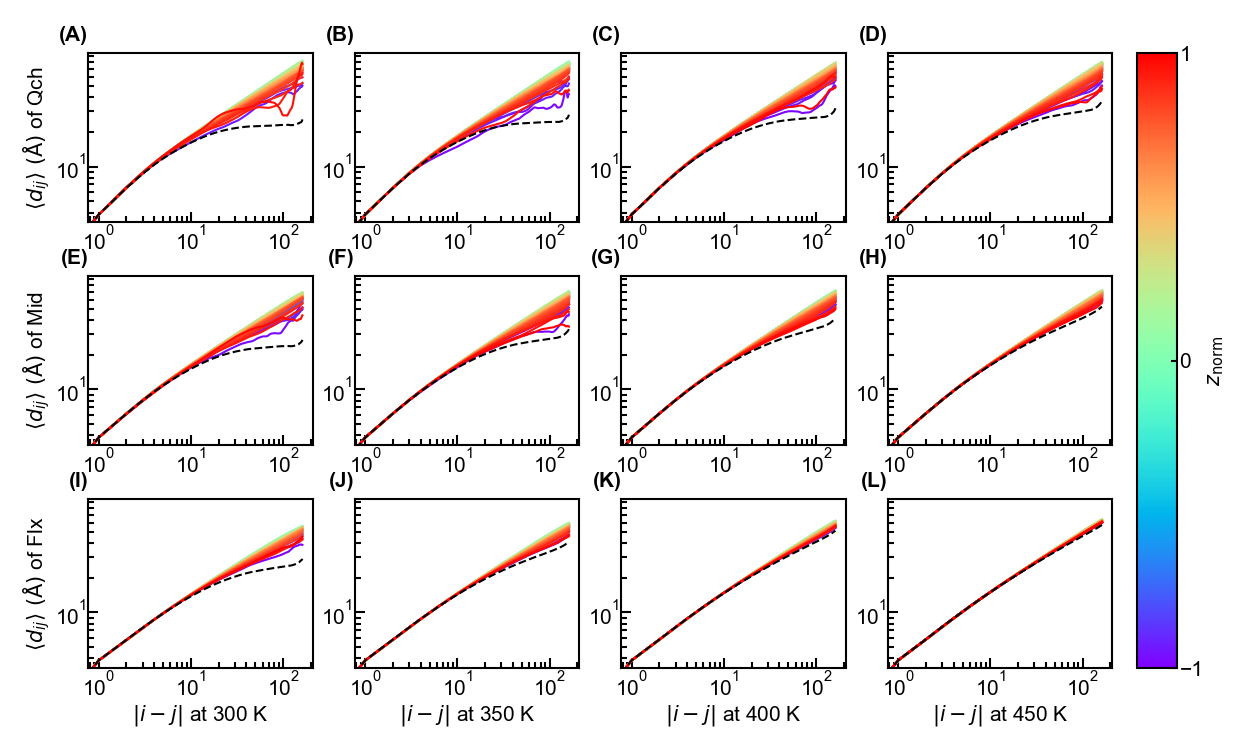

Recreate this plot in Python.
"""Import Modules"""
import numpy as np
from scipy.optimize import curve_fit
import random
import matplotlib.pyplot as plt
import matplotlib.cm as cm
from matplotlib.colors import LinearSegmentedColormap,ListedColormap
import matplotlib.ticker as ticker
from mpl_toolkits.axes_grid1 import make_axes_locatable
from matplotlib.pyplot import MultipleLocator
from matplotlib.collections import LineCollection
from matplotlib import colors
from matplotlib.ticker import LogLocator,LogFormatter,AutoMinorLocator
import sys
sys.path.append('D:\\Work\\Code\\Functions')
sys.path.append('/hpc2hdd/home/cfeng593/opt/mypylib')
sys.path.append('/hpc2hdd/home/chu-amat/cbfengphy/functions')
from pyw import pyw

"""Set Arguments"""
dir1='../../dst/dst'
dir2='../../../max_entr/dist/dist_heat'
file='../../dist/proc.npz'
figname='dist'
mdls=['1.55sgm_1.0sgm','1.5sgm_0.82sgm','1.37sgm_0.6sgm']
Mdls=['Qch','Mid','Flx']
nmd=len(mdls)
Ts=[300.0,350.0,400.0,450.0]
nT=len(Ts)
nfr=10000
nch=100
nat=163

"""Read Data"""
z1=np.zeros((nmd,nT))
z2=np.zeros((nmd,nT))
d=np.zeros((nmd,nT))
for i in range(nmd):
    for j in range(nT):
        z1[i,j],z2[i,j],d[i,j]=pyw(f'{dir1}/{mdls[i]}_{Ts[j]}.pyw','Position')[:3,0]

d10_mean=np.zeros((nmd,nT,nat))
for i in range(nmd):
    for j in range(nT):
        d10_mean[i,j]=np.load(f'{dir2}/{mdls[i]}_{Ts[j]}.npz')['d1_mean']

q=np.load(file)
z=q['z']
pz=q['pz']
d1_mean=q['d1_mean']
nhiz=len(z)
z_norm=z[np.newaxis,np.newaxis]/((z2-z1)/2+d)[:,:,np.newaxis]

d1edge_mean=np.zeros((nmd,nT,nat,3))
for i in range(nmd):
    for j in range(nT):
        idxz=[[],[],[]]
        idxz[0]+=[round(nhiz/2)-1,round(nhiz/2)]
        for k in range(nhiz):
            if z1[i,j]+d[i,j]<z[k]<z2[i,j]-d[i,j]:
                idxz[1]+=[k]
            if z1[i,j]-d[i,j]<z[k]<z1[i,j]+d[i,j] or z2[i,j]-d[i,j]<z[k]<z2[i,j]+d[i,j]:
                idxz[2]+=[k]
        for k in range(len(idxz)):
            d1edge_mean[i,j,:,k]=np.sum(pz[i,j][:,idxz[k]]*d1_mean[i,j][:,idxz[k]],axis=-1)/np.sum(pz[i,j][:,idxz[k]],axis=-1) ### 列表索引为高级索引，当同时有列表和标量索引时，标量索引也会被认为是高级索引，此时中间如果有切片，则切片会被自动排到所有高级索引后面，导致乱序

"""Plot"""
fig,axs=plt.subplots(nmd,nT,figsize=(25,15))
marglft=0.5
margrig=0.5
margbot=0.5
margtop=0.5
spcwth=0.2
spchei=-0.1
cbarwth=0.8
cbarspcwth=0.5
wth=3
font={'family':'Arial','size':30}
lenmaj=15
lenmin=8
lenbar=8
xtick=0
ytick=0
ctick=1
cmap=plt.cm.rainbow
norm=colors.Normalize(vmin=-1,vmax=1)
ann=[['(A)','(B)','(C)','(D)'],['(E)','(F)','(G)','(H)'],['(I)','(J)','(K)','(L)']]

for i in range(nmd):
    for j in range(nT):
        ax=axs[i,j]
        ax.annotate(ann[i][j],xy=(0.0,1.05),xycoords='axes fraction',fontfamily=font['family'],fontsize=font['size'],fontweight='bold',va='bottom',ha='right')
        for k in range(nhiz):
            if z_norm[i,j,k-1]<-1 and z_norm[i,j,k]>=-1:
                idxl=k
            if z_norm[i,j,k]<=1 and z_norm[i,j,k+1]>1:
                idxr=k
        for k in range(idxl,idxr+1):
            rgb=cmap(norm(z_norm[i,j,k]))
            ax.plot(np.arange(nat),d1_mean[i,j,:,k],color=rgb,linewidth=wth)
        ax.plot(np.arange(nat),d10_mean[i,j],color='k',linestyle='--',linewidth=wth)
        ax.autoscale()
        ax.minorticks_on()
        ax.tick_params(axis='both',which='major',direction='in',width=wth,length=lenmaj,labelfontfamily=font['family'],labelsize=font['size'])
        ax.tick_params(axis='both',which='minor',direction='in',width=wth,length=lenmin,labelfontfamily=font['family'],labelsize=font['size'])
        ax.xaxis.set_minor_locator(AutoMinorLocator(0))
        ax.yaxis.set_minor_locator(AutoMinorLocator(0))
        ax.spines['bottom'].set_linewidth(wth)
        ax.spines['top'].set_linewidth(wth)
        ax.spines['left'].set_linewidth(wth)
        ax.spines['right'].set_linewidth(wth)
        if i==nmd-1:
            ax.set_xlabel('$|i-j|$ at %d K'%Ts[j],fontdict=font)
        if j==0:
            ax.set_ylabel('$\\langle{}d_{ij}\\rangle~(\\mathrm{\\AA})$ of %s'%Mdls[i],fontdict=font)
        ax.set_xscale('log')
        ax.set_yscale('log')

ylim=[np.inf,-np.inf]
for ax in axs.flat:
    y1,y2=ax.get_ylim()
    ylim[0]=min(ylim[0],y1)
    ylim[1]=max(ylim[1],y2)
for ax in axs.flat:
    ax.set_ylim(ylim[0],ylim[1])
    
top=axs[0,-1].get_position().y1
bot=axs[-1,-1].get_position().y0
cbar_ax=fig.add_axes([1.0,bot,0.1,top-bot])
sm=plt.cm.ScalarMappable(cmap=cmap,norm=norm)
sm.set_array([])
cbar=plt.colorbar(sm,cax=cbar_ax)
cbar.set_label('$z_\\mathrm{norm}$',fontdict=font)
cbar.ax.tick_params(direction='in',width=wth,length=lenmin,labelfontfamily=font['family'],labelsize=font['size'])
cbar.ax.yaxis.set_major_locator(MultipleLocator(1))
cbar.outline.set_linewidth(wth)

fig.canvas.draw()
tight_bbox=fig.get_tightbbox(fig.canvas.get_renderer())
alllft=tight_bbox.x0
allrig=tight_bbox.x1
allbot=tight_bbox.y0
alltop=tight_bbox.y1
figwth,fighei=fig.get_size_inches()
boxlft=np.inf
boxrig=-np.inf
boxbot=np.inf
boxtop=-np.inf
for ax in fig.axes:    
    pos=ax.get_position()
    left=pos.x0*figwth
    right=left+pos.width*figwth
    bottom=pos.y0*fighei
    top=bottom+pos.height*fighei
    boxlft=min(boxlft,left)
    boxrig=max(boxrig,right)
    boxbot=min(boxbot,bottom)
    boxtop=max(boxtop,top)
pos=cbar.ax.get_position()
boxrig=max(boxrig,(pos.x0+pos.width)*figwth)
outlft=boxlft-alllft
outrig=allrig-boxrig
outbot=boxbot-allbot
outtop=alltop-boxtop

axs_2d=np.atleast_2d(axs)
nrows,ncols=np.shape(axs_2d)
outlfts=np.zeros((nrows,ncols))
outrigs=np.zeros((nrows,ncols))
outbots=np.zeros((nrows,ncols))
outtops=np.zeros((nrows,ncols))
dpi=fig.dpi 
for i in range(nrows):
    for j in range(ncols):
        ax=axs_2d[i,j]
        ref_bounds=ax.get_position().bounds
        alllft,allrig=np.inf,-np.inf
        allbot,alltop=np.inf,-np.inf
        for a in fig.axes:
            if a.get_position().bounds==ref_bounds:
                tight_bbox=a.get_tightbbox(fig.canvas.get_renderer())   # 点坐标
                alllft=min(alllft,tight_bbox.x0/dpi)
                allrig=max(allrig,tight_bbox.x1/dpi)
                allbot=min(allbot,tight_bbox.y0/dpi)
                alltop=max(alltop,tight_bbox.y1/dpi)
        boxlft=ref_bounds[0]*figwth
        boxrig=(ref_bounds[0]+ref_bounds[2])*figwth
        boxbot=ref_bounds[1]*fighei
        boxtop=(ref_bounds[1]+ref_bounds[3])*fighei
        outlfts[i,j]=boxlft-alllft
        outrigs[i,j]=allrig-boxrig
        outbots[i,j]=boxbot-allbot
        outtops[i,j]=alltop-boxtop

if ncols>1:
    spcwth+=np.max(outrigs[:,:-1]+outlfts[:,1:])
if nrows>1:
    spchei+=np.max(outbots[:-1,:]+outtops[1:,:])
plt.subplots_adjust(left=(marglft+outlft)/figwth,
                    right=1.0-(margrig+outrig+cbarwth+cbarspcwth)/figwth,
                    bottom=(margbot+outbot)/fighei,
                    top=1.0-(margtop+outtop)/fighei,
                    hspace=nrows*spchei/(fighei-margbot-outbot-margtop-outtop-(nrows-1)*spchei),
                    wspace=ncols*spcwth/(figwth-marglft-outlft-margrig-outrig-cbarwth-cbarspcwth-(ncols-1)*spcwth))
cbar.ax.set_position([1.0-(margrig+outrig+cbarwth)/figwth,(margbot+outbot)/fighei,cbarwth/figwth,1.0-(margtop+outtop+margbot+outbot)/fighei])

plt.savefig(f'{figname}.png',format='png',dpi=50)
plt.savefig(f'{figname}.pdf',format='pdf')
# plt.show()

fig,axs=plt.subplots(3,nT,figsize=(25,20))
marglft=0.5
margrig=0.5
margbot=0.5
margtop=0.5
spcwth=0.2
spchei=-0.1
cbarwth=0.0
cbarspcwth=0.0
wth=3
font={'family':'Arial','size':30}
lenmaj=15
lenmin=8
lenbar=8
xtick=50
ytick=40
ctick=1
ann=[['(A)','(B)','(C)','(D)'],['(E)','(F)','(G)','(H)'],['(I)','(J)','(K)','(L)']]
clrs=['r','g','b']
ylabels=['Center','Inside','Surface']

for i in range(3):
    for j in range(nT):
        ax=axs[i,j]
        ax.annotate(ann[i][j],xy=(0.0,1.05),xycoords='axes fraction',fontfamily=font['family'],fontsize=font['size'],fontweight='bold',va='bottom',ha='right')
        for k in range(nmd):
            ax.plot(d1edge_mean[k,j,:,i],color=clrs[k],linewidth=wth,label=Mdls[k])
        ax.autoscale()
        ax.minorticks_on()
        ax.tick_params(axis='both',which='major',direction='in',width=wth,length=lenmaj,labelfontfamily=font['family'],labelsize=font['size'])
        ax.tick_params(axis='both',which='minor',direction='in',width=wth,length=lenmin,labelfontfamily=font['family'],labelsize=font['size'])
        ax.xaxis.set_major_locator(MultipleLocator(xtick))
        ax.xaxis.set_minor_locator(AutoMinorLocator(2))
        ax.yaxis.set_major_locator(MultipleLocator(ytick))
        ax.yaxis.set_minor_locator(AutoMinorLocator(2))
        ax.spines['bottom'].set_linewidth(wth)
        ax.spines['top'].set_linewidth(wth)
        ax.spines['left'].set_linewidth(wth)
        ax.spines['right'].set_linewidth(wth)
        if i==2:
            ax.set_xlabel('$|i-j|$ at %i K'%Ts[j],fontdict=font)
        if j==0:
            ax.set_ylabel('$\\langle{}d_{ij}\\rangle~(\\mathrm{\\AA})$ at %s'%ylabels[i],fontdict=font)
        if (i,j)==(0,0):
            leg=ax.legend(loc='best',handlelength=0.0,handletextpad=0.0,prop={'family':font['family'],'size':font['size']})
            for hnd,txt in zip(leg.legend_handles,leg.get_texts()):
                txt.set_color(hnd.get_color())

ylim=[np.inf,-np.inf]
for ax in axs.flat:
    y1,y2=ax.get_ylim()
    ylim[0]=min(ylim[0],y1)
    ylim[1]=max(ylim[1],y2)
for ax in axs.flat:
    ax.set_ylim(ylim[0],ylim[1])

fig.canvas.draw()
tight_bbox=fig.get_tightbbox(fig.canvas.get_renderer())
alllft=tight_bbox.x0
allrig=tight_bbox.x1
allbot=tight_bbox.y0
alltop=tight_bbox.y1
figwth,fighei=fig.get_size_inches()
boxlft=np.inf
boxrig=-np.inf
boxbot=np.inf
boxtop=-np.inf
for ax in fig.axes:    
    pos=ax.get_position()
    left=pos.x0*figwth
    right=left+pos.width*figwth
    bottom=pos.y0*fighei
    top=bottom+pos.height*fighei
    boxlft=min(boxlft,left)
    boxrig=max(boxrig,right)
    boxbot=min(boxbot,bottom)
    boxtop=max(boxtop,top)
outlft=boxlft-alllft
outrig=allrig-boxrig
outbot=boxbot-allbot
outtop=alltop-boxtop

axs_2d=np.atleast_2d(axs)
nrows,ncols=np.shape(axs_2d)
outlfts=np.zeros((nrows,ncols))
outrigs=np.zeros((nrows,ncols))
outbots=np.zeros((nrows,ncols))
outtops=np.zeros((nrows,ncols))
dpi=fig.dpi 
for i in range(nrows):
    for j in range(ncols):
        ax=axs_2d[i,j]
        ref_bounds=ax.get_position().bounds
        alllft,allrig=np.inf,-np.inf
        allbot,alltop=np.inf,-np.inf
        for a in fig.axes:
            if a.get_position().bounds==ref_bounds:
                tight_bbox=a.get_tightbbox(fig.canvas.get_renderer())   # 点坐标
                alllft=min(alllft,tight_bbox.x0/dpi)
                allrig=max(allrig,tight_bbox.x1/dpi)
                allbot=min(allbot,tight_bbox.y0/dpi)
                alltop=max(alltop,tight_bbox.y1/dpi)
        boxlft=ref_bounds[0]*figwth
        boxrig=(ref_bounds[0]+ref_bounds[2])*figwth
        boxbot=ref_bounds[1]*fighei
        boxtop=(ref_bounds[1]+ref_bounds[3])*fighei
        outlfts[i,j]=boxlft-alllft
        outrigs[i,j]=allrig-boxrig
        outbots[i,j]=boxbot-allbot
        outtops[i,j]=alltop-boxtop

if ncols>1:
    spcwth+=np.max(outrigs[:,:-1]+outlfts[:,1:])
if nrows>1:
    spchei+=np.max(outbots[:-1,:]+outtops[1:,:])
plt.subplots_adjust(left=(marglft+outlft)/figwth,
                    right=1.0-(margrig+outrig+cbarwth+cbarspcwth)/figwth,
                    bottom=(margbot+outbot)/fighei,
                    top=1.0-(margtop+outtop)/fighei,
                    hspace=nrows*spchei/(fighei-margbot-outbot-margtop-outtop-(nrows-1)*spchei),
                    wspace=ncols*spcwth/(figwth-marglft-outlft-margrig-outrig-cbarwth-cbarspcwth-(ncols-1)*spcwth))

plt.savefig(f'{figname}_1.png',format='png',dpi=50)
plt.savefig(f'{figname}_1.pdf',format='pdf')
# plt.show()

fig,axs=plt.subplots(3,nmd,figsize=(25,20))
marglft=0.5
margrig=0.5
margbot=0.5
margtop=0.5
spcwth=0.2
spchei=-0.1
cbarwth=0.0
cbarspcwth=0.0
wth=3
font={'family':'Arial','size':30}
lenmaj=15
lenmin=8
lenbar=8
xtick=50
ytick=40
ctick=1
color=[(0.0,0.0,0.0),(1.0,0.0,0.0),(1.0,0.5,0.0)]
nodes=[0/3,2/3,3/3]
cmap=LinearSegmentedColormap.from_list('custom_cmap',list(zip(nodes,color)))
ann=[['(A)','(B)','(C)'],['(D)','(E)','(F)'],['(G)','(H)','(I)']]
ylabels=['Center','Inside','Surface']

for i in range(3):
    for j in range(nmd):
        ax=axs[i,j]
        ax.annotate(ann[i][j],xy=(0.0,1.05),xycoords='axes fraction',fontfamily=font['family'],fontsize=font['size'],fontweight='bold',va='bottom',ha='right')
        for k in range(nT):
            ax.plot(d1edge_mean[j,k,:,i],color=cmap(k/(nT-1)),linewidth=wth,label='%i K'%Ts[k])
        ax.autoscale()
        ax.minorticks_on()
        ax.tick_params(axis='both',which='major',direction='in',width=wth,length=lenmaj,labelfontfamily=font['family'],labelsize=font['size'])
        ax.tick_params(axis='both',which='minor',direction='in',width=wth,length=lenmin,labelfontfamily=font['family'],labelsize=font['size'])
        ax.xaxis.set_major_locator(MultipleLocator(xtick))
        ax.xaxis.set_minor_locator(AutoMinorLocator(2))
        ax.yaxis.set_major_locator(MultipleLocator(ytick))
        ax.yaxis.set_minor_locator(AutoMinorLocator(2))
        ax.spines['bottom'].set_linewidth(wth)
        ax.spines['top'].set_linewidth(wth)
        ax.spines['left'].set_linewidth(wth)
        ax.spines['right'].set_linewidth(wth)
        if i==2:
            ax.set_xlabel('$|i-j|$ of %s'%Mdls[j],fontdict=font)
        if j==0:
            ax.set_ylabel('$\\langle{}d_{ij}\\rangle~(\\mathrm{\\AA})$ at %s'%ylabels[i],fontdict=font)
        if (i,j)==(0,0):
            leg=ax.legend(loc='best',handlelength=0.0,handletextpad=0.0,prop={'family':font['family'],'size':font['size']})
            for hnd,txt in zip(leg.legend_handles,leg.get_texts()):
                txt.set_color(hnd.get_color())

ylim=[np.inf,-np.inf]
for ax in axs.flat:
    y1,y2=ax.get_ylim()
    ylim[0]=min(ylim[0],y1)
    ylim[1]=max(ylim[1],y2)
for ax in axs.flat:
    ax.set_ylim(ylim[0],ylim[1])

fig.canvas.draw()
tight_bbox=fig.get_tightbbox(fig.canvas.get_renderer())
alllft=tight_bbox.x0
allrig=tight_bbox.x1
allbot=tight_bbox.y0
alltop=tight_bbox.y1
figwth,fighei=fig.get_size_inches()
boxlft=np.inf
boxrig=-np.inf
boxbot=np.inf
boxtop=-np.inf
for ax in fig.axes:    
    pos=ax.get_position()
    left=pos.x0*figwth
    right=left+pos.width*figwth
    bottom=pos.y0*fighei
    top=bottom+pos.height*fighei
    boxlft=min(boxlft,left)
    boxrig=max(boxrig,right)
    boxbot=min(boxbot,bottom)
    boxtop=max(boxtop,top)
outlft=boxlft-alllft
outrig=allrig-boxrig
outbot=boxbot-allbot
outtop=alltop-boxtop

axs_2d=np.atleast_2d(axs)
nrows,ncols=np.shape(axs_2d)
outlfts=np.zeros((nrows,ncols))
outrigs=np.zeros((nrows,ncols))
outbots=np.zeros((nrows,ncols))
outtops=np.zeros((nrows,ncols))
dpi=fig.dpi 
for i in range(nrows):
    for j in range(ncols):
        ax=axs_2d[i,j]
        ref_bounds=ax.get_position().bounds
        alllft,allrig=np.inf,-np.inf
        allbot,alltop=np.inf,-np.inf
        for a in fig.axes:
            if a.get_position().bounds==ref_bounds:
                tight_bbox=a.get_tightbbox(fig.canvas.get_renderer())   # 点坐标
                alllft=min(alllft,tight_bbox.x0/dpi)
                allrig=max(allrig,tight_bbox.x1/dpi)
                allbot=min(allbot,tight_bbox.y0/dpi)
                alltop=max(alltop,tight_bbox.y1/dpi)
        boxlft=ref_bounds[0]*figwth
        boxrig=(ref_bounds[0]+ref_bounds[2])*figwth
        boxbot=ref_bounds[1]*fighei
        boxtop=(ref_bounds[1]+ref_bounds[3])*fighei
        outlfts[i,j]=boxlft-alllft
        outrigs[i,j]=allrig-boxrig
        outbots[i,j]=boxbot-allbot
        outtops[i,j]=alltop-boxtop

if ncols>1:
    spcwth+=np.max(outrigs[:,:-1]+outlfts[:,1:])
if nrows>1:
    spchei+=np.max(outbots[:-1,:]+outtops[1:,:])
plt.subplots_adjust(left=(marglft+outlft)/figwth,
                    right=1.0-(margrig+outrig+cbarwth+cbarspcwth)/figwth,
                    bottom=(margbot+outbot)/fighei,
                    top=1.0-(margtop+outtop)/fighei,
                    hspace=nrows*spchei/(fighei-margbot-outbot-margtop-outtop-(nrows-1)*spchei),
                    wspace=ncols*spcwth/(figwth-marglft-outlft-margrig-outrig-cbarwth-cbarspcwth-(ncols-1)*spcwth))

plt.savefig(f'{figname}_2.png',format='png',dpi=50)
plt.savefig(f'{figname}_2.pdf',format='pdf')
# plt.show()
